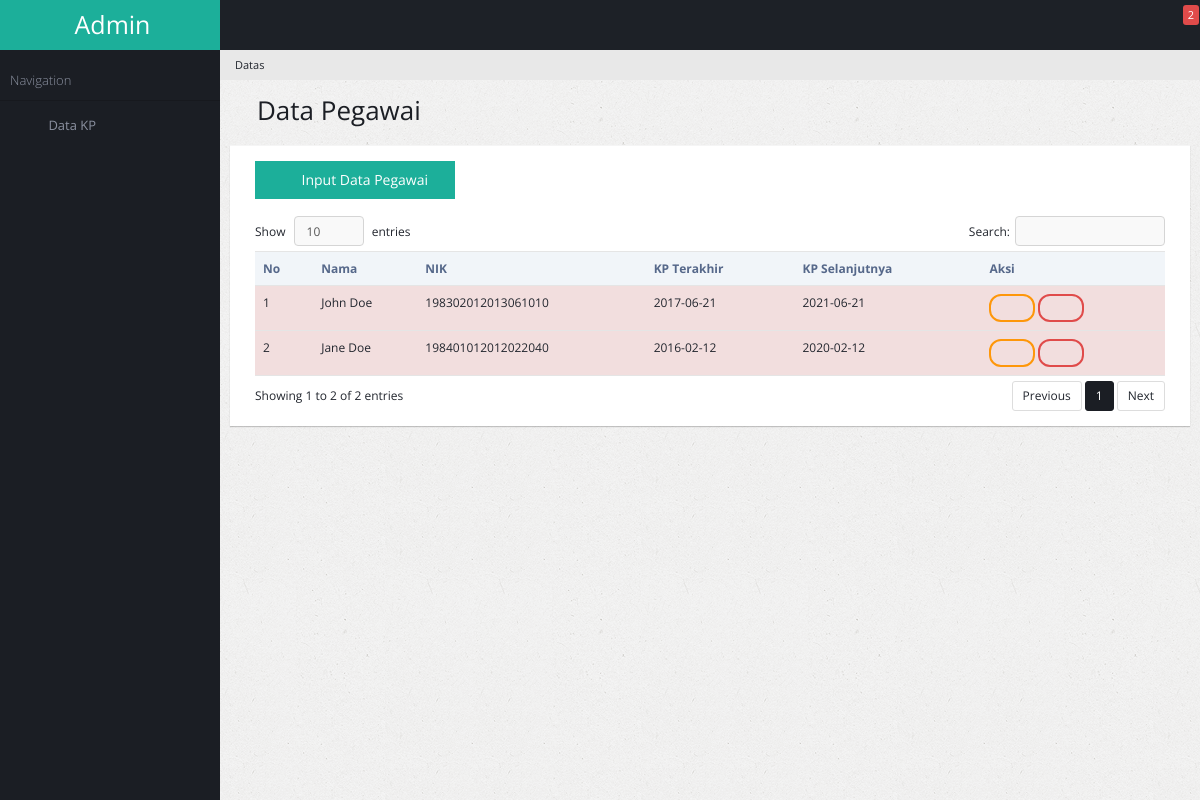
Before: / with the older database file.
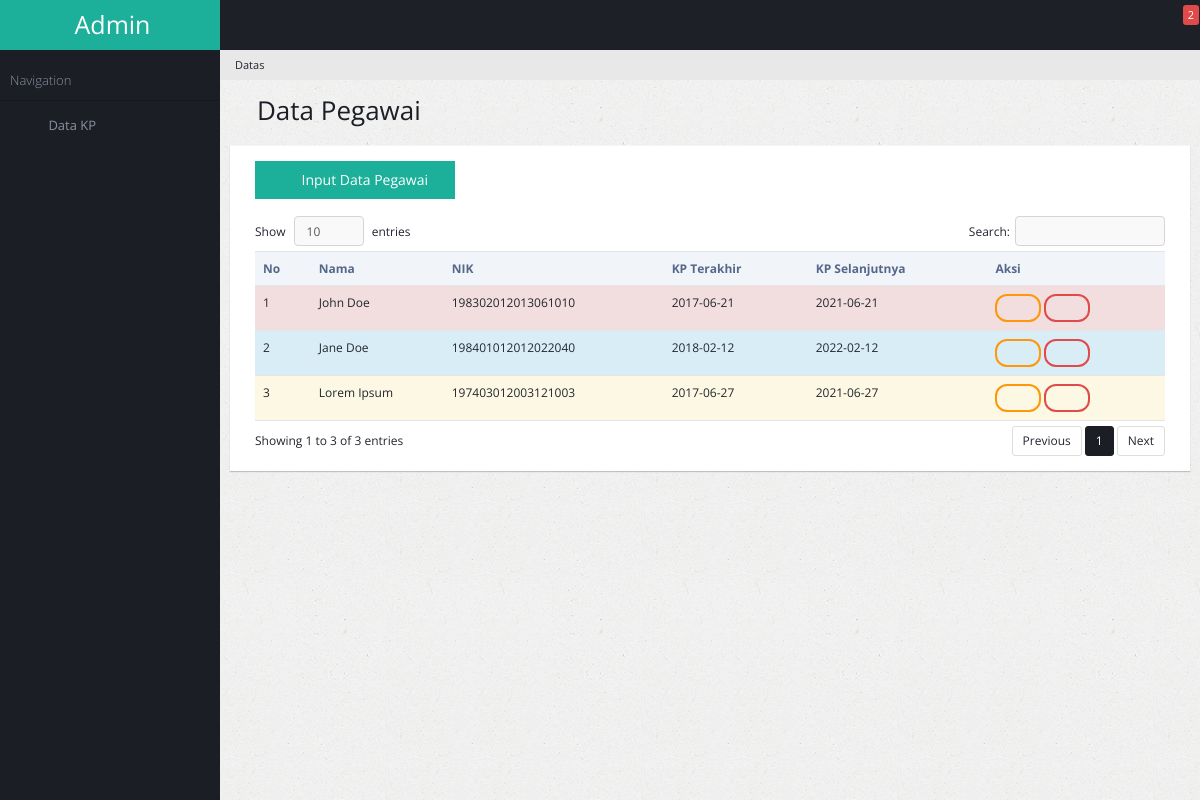
After: the same page with the newer database file.
### tables this page shows
CREATE TABLE pegawai (
    id INTEGER PRIMARY KEY AUTOINCREMENT,
    nama TEXT NOT NULL,
    nip TEXT NOT NULL,
    kp_terakhir DATE NOT NULL,
    kp_berikut DATE NOT NULL
);

### app.py (the view)
@app.route('/')
def index():
    conn = get_db_connection()
    pegawais = conn.execute('SELECT * FROM pegawai').fetchall()
    today = datetime.today().strftime('%Y-%m-%d')
    counter=[]
    notif=0
    bell_notif=0
    x=0
    for i in pegawais:
        counter.append(days_between(today,i['kp_berikut']))
        if counter[x] <= 7 :
            bell_notif+=1
        if counter[x] <= 1 and counter[x] > -1 and notif == 1:
            message='Kenaikan Pangkat a.n '+ i['nama'] +' NIP : '+ i['nip']
            telegram_bot_sendtext(message)
        if counter[x] <= -1:
            next_kp = datetime.strptime(i['kp_berikut'],'%Y-%m-%d').date() + relativedelta(years=4)
            conn = get_db_connection()
            conn.execute('UPDATE pegawai SET kp_terakhir = ?, kp_berikut = ?'
                         ' WHERE id = ?',
                         (i['kp_berikut'], next_kp, i['id']))
            conn.commit()
            conn.close()
        x+=1
    conn.close()
    return render_template('index.html',bell_notif=bell_notif,counter=counter,pegawais=pegawais)

### app.py (called while the page is built)
def get_db_connection():
    conn = sqlite3.connect('database.db')
    conn.row_factory = sqlite3.Row
    return conn

def days_between(d1, d2):
    d1 = datetime.strptime(d1, "%Y-%m-%d")
    d2 = datetime.strptime(d2, "%Y-%m-%d")
    print(d2)
    return (d2 - d1).days

### templates/index.html (shortened to what this page needs)
{% extends 'base.html' %}
{% block content %}
    {% include 'index_table.html' %}
{% endblock %}

### templates/base.html (shortened to what this page needs)
<!DOCTYPE html>
<html lang="en">
    <head>
        <link rel="stylesheet" type="text/css" id="theme" href="../static/joli/css/theme-default.css"/>
    </head>
    <body>
        <div class="page-container">
            {% include 'sidebar.html' %}
            <div class="page-content">
                <ul class="x-navigation x-navigation-horizontal x-navigation-panel">
                    <li class="xn-icon-button">
                        <a href="#" class="x-navigation-minimize"><span class="fa fa-dedent"></span></a>
                    </li>
                    <li class="xn-icon-button pull-right">
                        <a href="#"><span class="fa fa-bell"></span></a>
                        <div class="informer informer-danger">{{bell_notif}}</div>
                    </li>
                </ul>
                <ul class="breadcrumb">
                    <li class="active">Datas</li>
                </ul>
                <div class="page-title">
                    <h2><span class="fa fa-arrow-circle-o-left"></span> Data Pegawai</h2>
                </div>
                <div class="page-content-wrap">
                    <div class="row">
                        <div class="col-md-12">
                            <div class="panel panel-default">
                                <div class="panel-body">
                                    {% block content %} {% endblock %}
                                </div>
                            </div>
                        </div>
                    </div>
                </div>
            </div>
        </div>
    </body>
</html>

### templates/sidebar.html (shortened to what this page needs)
<div class="page-sidebar">
    <ul class="x-navigation">
        <li class="xn-logo">
            <a href="index.html">Admin</a>
        </li>
        <li class="xn-title">Navigation</li>
        <li>
            <a href="index.html"><span class="fa fa-users"></span> <span class="xn-text">Data KP</span></a>
        </li>
    </ul>
</div>

### templates/index_table.html (shortened to what this page needs)
<div class="col-sm-12">
    <button data-toggle="modal" style="width:200px" data-placement="top" title="Edit Data Pegawai" data-target="#add"
    class="btn btn-info btn-block btn-lg" href=""><span class="fa fa-pencil"></span> Input Data Pegawai</button>
    <br>
    <table class="table datatable">
        <thead>
            <tr>
                <th>No</th>
                <th>Nama</th>
                <th>NIK</th>
                <th>KP Terakhir</th>
                <th>KP Selanjutnya</th>
                <th>Aksi</th>
            </tr>
        </thead>
        <tbody>
            {% for peg in pegawais %}
                <tr
                {% if counter[(loop.index)-1] > 7 %}
                    class="info"
                    {% elif counter[(loop.index-1)] > 1 and counter[(loop.index)-1] < 7 %}
                    class="warning"
                    {% else %}
                    class="danger"
                {% endif %}
                >
                    <td>{{loop.index}}</td>
                    <td>{{peg['nama']}}</td>
                    <td>{{peg['nip']}}</td>
                    <td>{{peg['kp_terakhir']}}</td>
                    <td>{{peg['kp_berikut']}}</td>
                    <td><button data-toggle="modal" data-placement="top" title="Edit Data Pegawai" data-target="#edit{{loop.index}}"
                        class="btn btn-sm btn-warning btn-rounded" href="">&nbsp;&nbsp;<i class="fa fa-edit"></i></button>
                        <button data-toggle="modal" data-placement="top" title="Hapus Data Pegawai" data-target="#delete{{loop.index}}"
                        class="btn btn-sm btn-danger btn-rounded" href="">&nbsp;&nbsp;<i class="fa fa-trash-o"></i></button>
                    </td>
                </tr>
            {% endfor %}
        </tbody>
    </table>
</div>

Changed rows visible on the page:
changed pegawai "Jane Doe": kp_terakhir "2016-02-12" → "2018-02-12"; kp_berikut "2020-02-12" → "2022-02-12"
added pegawai: nama "Lorem Ipsum", nip "197403012003121003", kp_terakhir "2017-06-27", kp_berikut "2021-06-27"
Other visible differences:
text written by a page script: "Show entries Search: Showing 1 to 2 of 2 entries Previous 1 Next" → "Show entries Search: Showing 1 to 3 of 3 entries Previous 1 Next"
